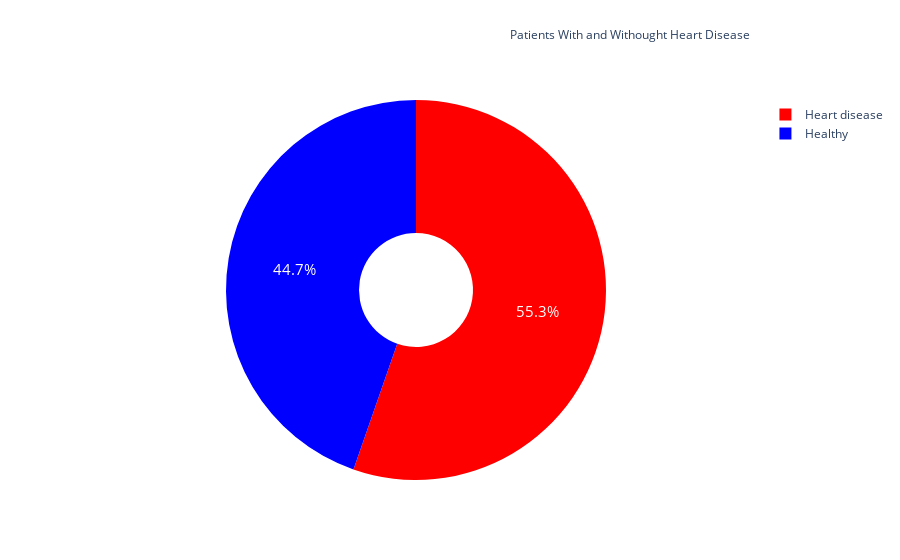

The notebook cell saved with this chart:
### Markdown cell above
Above we see that the highest correlation with heart disease stands with Oldpeak and MaxHR coming in at only 40% which could be two variables to watch when building the models.

### Code cell
# I will use plotly and graph_objects to see the difference 
# is individuals that have heart disease and individuals 
# that do not in the data set
import plotly.graph_objects as go
labels = ['Heart disease', 'Healthy']
colors = ['red', 'blue']
values = Heart_Data['HeartDisease'].value_counts()
fig = go.Figure(data=[go.Pie(labels=labels, 
                             values=values, hole=.3)])
fig.update_traces(hoverinfo='label+value',
                  textfont_size=15,marker=dict(colors=colors))
fig.update_layout(annotations=[dict(text='Patients With and Withought Heart Disease', 
            x=1.0, y=1.2, font_size=12, showarrow=False)])
fig.show()

### Figure 1 — Plotly figure (JSON) as saved in the notebook; plotly's stock layout.template omitted (floating-point values rounded to 4 significant figures)
{"data": [{"hole": 0.3, "hoverinfo": "label+value", "labels": ["Heart disease", "Healthy"], "marker": {"colors": ["red", "blue"]}, "textfont": {"size": 15}, "type": "pie", "values": [508, 410]}], "layout": {"annotations": [{"font": {"size": 12}, "showarrow": false, "text": "Patients With and Withought Heart Disease", "x": 1, "y": 1.2}]}}
